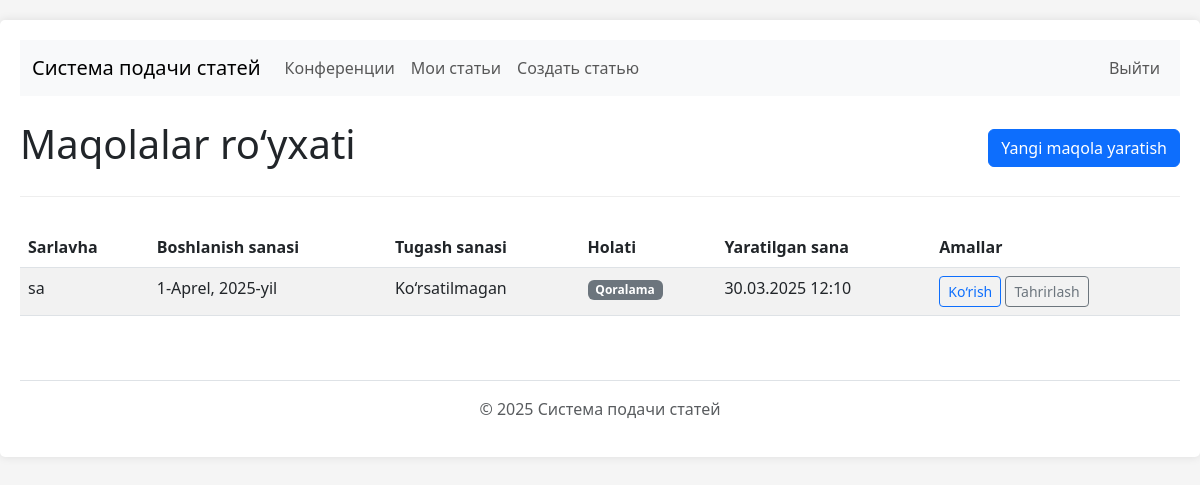
Before: /uz/articles/ (signed in) with the older database file.
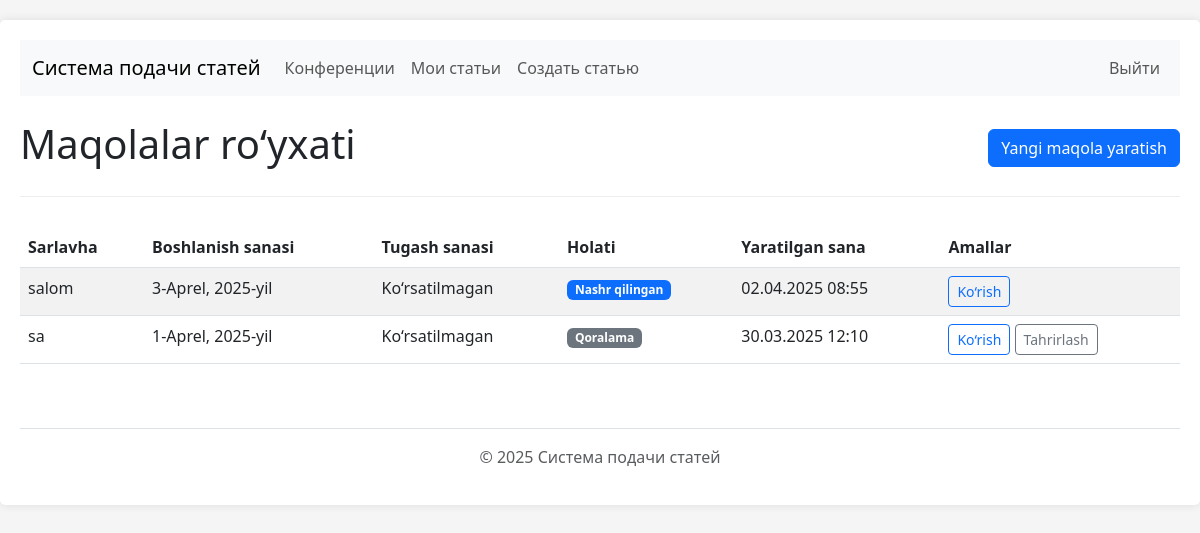
After: the same page with the newer database file.
### app/models.py (models this page shows, shortened)
class Article(models.Model):
    STATUS_CHOICES = [
        ('draft', 'Qoralama'),
        ('submitted', 'Yuborilgan'),
        ('under_review', "Ko'rib chiqilmoqda"),
        ('payment', "To'lov qilish"),
        ('accepted', 'Qabul qilingan'),
        ('rejected', 'Rad etilgan'),
        ('published', 'Chop etilgan'),
    ]
    title = models.CharField(max_length=255, verbose_name="Sarlavha")
    abstract = models.TextField(verbose_name="Annotatsiya")
    keywords = models.CharField(max_length=255, verbose_name="Kalit so'zlar")
    references = models.TextField(blank=True, verbose_name="Havolalar")
    conference = models.ForeignKey(
        Conference,
        on_delete=models.CASCADE,
        related_name='articles',  # 'Konferensiya' o‘rniga 'articles' ishlatildi
        verbose_name="Konferensiya",
        null=True,  # Qo‘shildi
        blank=True  # Qo‘shildi
    )
    start_date = models.DateField(verbose_name="Boshlanish sanasi")
    end_date = models.DateField(blank=True, null=True, verbose_name="Tugash sanasi")
    authors = models.ManyToManyField(
        Author,
        through='ArticleAuthor',
        related_name='articles',
        verbose_name="Mualliflar"
    )
    cover_letter = models.TextField(blank=True, verbose_name="Qo'shimcha xat")
    special_instructions = models.TextField(blank=True, verbose_name="Maxsus ko'rsatmalar")
    status = models.CharField(
        max_length=20,
        choices=STATUS_CHOICES,
        default='draft',
        verbose_name="Holat"
    )
    created_by = models.ForeignKey(
        settings.AUTH_USER_MODEL,
        on_delete=models.CASCADE,
        related_name='created_articles',
        verbose_name="Yaratuvchi"
    )
    created_at = models.DateTimeField(auto_now_add=True, verbose_name="Yaratilgan sana")
    updated_at = models.DateTimeField(auto_now=True, verbose_name="Yangilangan sana")
    submitted_at = models.DateTimeField(blank=True, null=True, verbose_name="Yuborilgan sana")
    class Meta:
        verbose_name = "Maqola"
        verbose_name_plural = "Maqolalar"

### app/views.py (the view)
# urls.py: path('articles/', views.ArticleListView.as_view(), name='article_list'),
class ArticleListView(ListView):
    model = Article
    template_name = 'articles/article_list.html'
    context_object_name = 'articles'
    def get_queryset(self):
        if self.request.user.is_authenticated:
            return Article.objects.filter(created_by=self.request.user).order_by('-created_at')
        return Article.objects.none()

### templates/articles/article_list.html (shortened to what this page needs)
{% extends 'base.html' %}
{% block content %}
<div class="header">
    <h1>Maqolalar ro‘yxati</h1>
    <a href="{% url 'create_article' %}" class="btn btn-primary">Yangi maqola yaratish</a>
</div>
{% if articles %}
    <div class="table-responsive">
        <table class="table table-striped table-hover">
            <thead>
                <tr>
                    <th>Sarlavha</th>
                    <th>Boshlanish sanasi</th>
                    <th>Tugash sanasi</th>
                    <th>Holati</th>
                    <th>Yaratilgan sana</th>
                    <th>Amallar</th>
                </tr>
            </thead>
            <tbody>
                {% for article in articles %}
                <tr>
                    <td>{{ article.title }}</td>
                    <td>{{ article.start_date }}</td>
                    <td>{{ article.end_date|default:"Ko‘rsatilmagan" }}</td>
                    <td>
                        {% if article.status == 'draft' %}
                            <span class="badge bg-secondary">Qoralama</span>
                        {% elif article.status == 'submitted' %}
                            <span class="badge bg-info">Yuborilgan</span>
                        {% elif article.status == 'under_review' %}
                            <span class="badge bg-warning">Ko‘rib chiqilmoqda</span>
                        {% elif article.status == 'accepted' %}
                            <span class="badge bg-success">Qabul qilingan</span>
                        {% elif article.status == 'rejected' %}
                            <span class="badge bg-danger">Rad etilgan</span>
                        {% elif article.status == 'published' %}
                            <span class="badge bg-primary">Nashr qilingan</span>
                        {% endif %}
                    </td>
                    <td>{{ article.created_at|date:"d.m.Y H:i" }}</td>
                    <td>
                        <a href="{% url 'article_detail' article.pk %}" class="btn btn-sm btn-outline-primary">Ko‘rish</a>
                        {% if article.created_by == user and article.status == 'draft' %}
                            <a href="{% url 'edit_article' article.pk %}" class="btn btn-sm btn-outline-secondary">Tahrirlash</a>
                        {% endif %}
                    </td>
                </tr>
                {% endfor %}
            </tbody>
        </table>
    </div>
{% else %}
    <div class="alert alert-info">
        Hozircha maqolalar yo‘q. <a href="{% url 'create_article' %}">Yangi maqola yarating</a>.
    </div>
{% endif %}
{% endblock %}

Changed rows visible on the page:
added Article: title "salom", start_date "3-Aprel, 2025-yil", end_date "Ko‘rsatilmagan", status "Nashr qilingan", created_at "02.04.2025 08:55"
